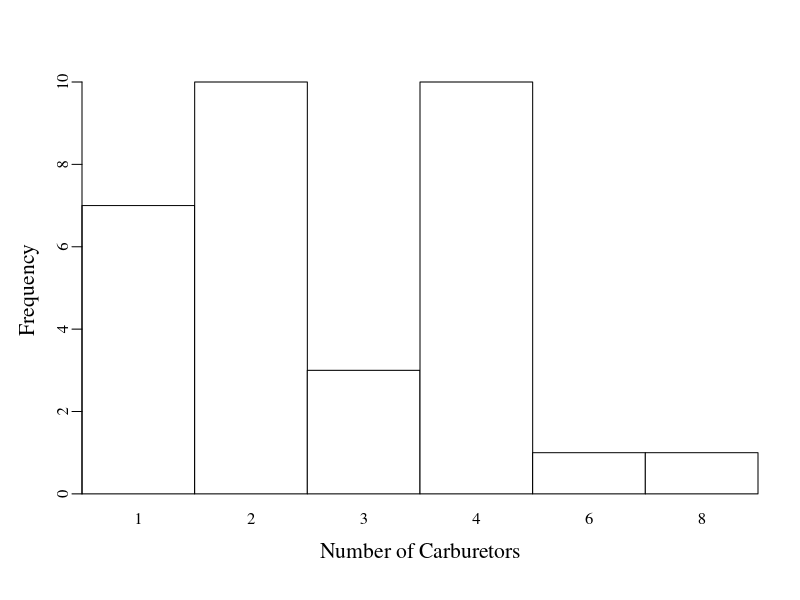
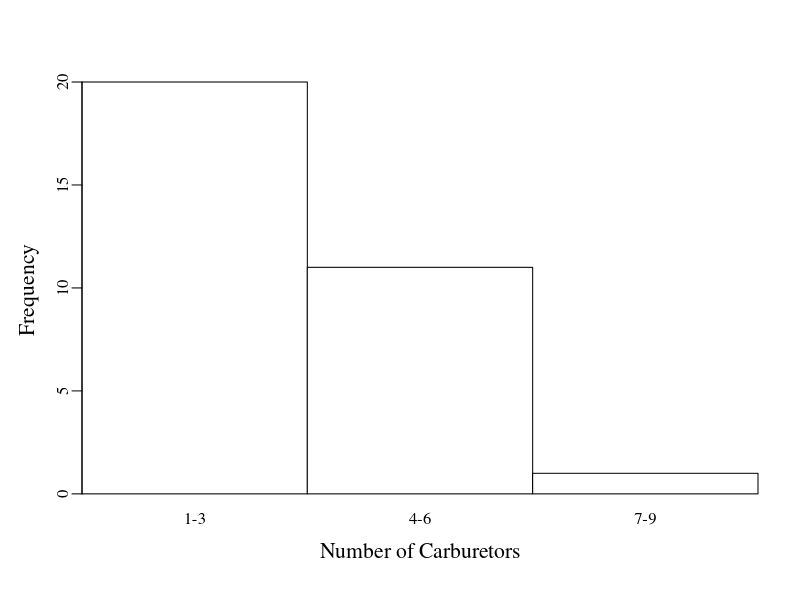
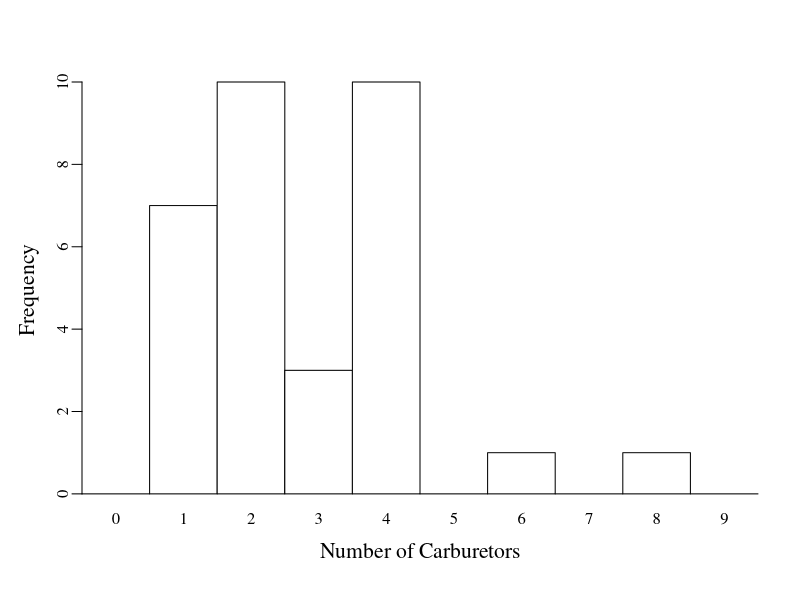
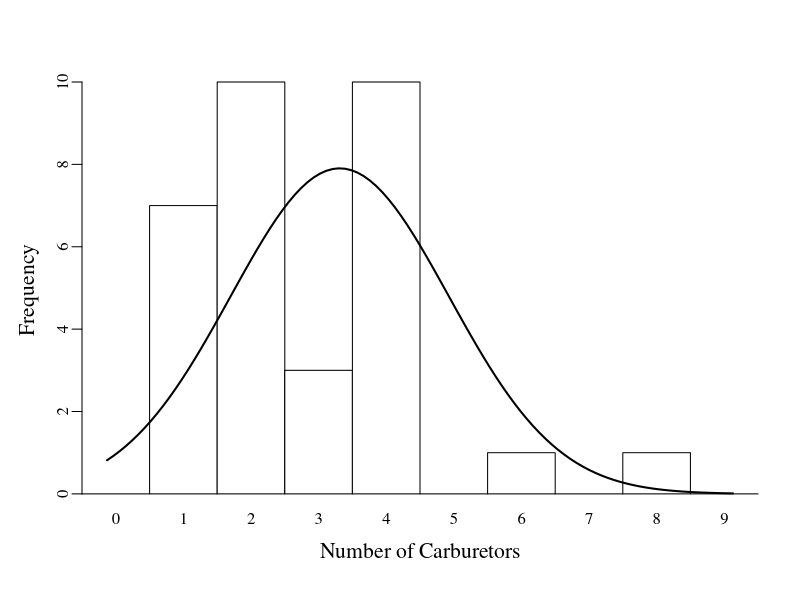

Write the R code that produced these figures, in order.
## ---- chunk 1
library(knitr)
## ---- chunk 2
# Create frequency table for carburetors 0–9, even though some of those numbers
# have zero fequency; i.e., there are no cars with 0 or 5 carburetors. This
# leaves all options open for making a frequency table.
carb = factor(mtcars$carb, levels = 0:9)

# This set of functions gives us the frequency for each level we just made and
# makes the table have the right format for our work.
freq = as.numeric(table(carb))

# This gives us the total number of engines measured.
freq_total = sum(freq)

# Relative frequency is the frequency of a certain value relative to the total.
rel_freq = freq / freq_total

# This function adds in sequence the frequencies we have measured; i.e., the
# number of engines with 0 carbs. plus those with 1, plus those with 2...
cumu_f = cumsum(freq)

# The converts the cumulative fequency to a percentage of the total.
cumu_pct = cumu_f / freq_total * 100

# Build the table. In the data.frame function you write the name of the column,
# then the equal sign, then what you want to go in that column.
tab = data.frame(
  Carburetors = 0:9, # Make a line in the table for each value
  f = freq,
  `Relative f` = round(rel_freq, 2), # Rounds to two decimal places
  `Cumulative f` = cumu_f,
  `Cumulative %` = round(cumu_pct),
  check.names = FALSE
)

# Add Total row
tab = rbind(tab, data.frame(
  Carburetors = "Total",
  f = freq_total,
  `Relative f` = "",
  `Cumulative f` = "",
  `Cumulative %` = "",
  check.names = FALSE
))

# Print the table
kable(tab, row.names = FALSE)
## ---- chunk 3
#Set a serifed font
par(family = "serif")

# This version of the variable carbs will give you no gaps in your histogram and
# only show you categories which are populated.
carbNoGaps = factor(carb)


# Create the histogram using the barplot function. This relies on the frequency
# table we just made.
bp = barplot(table(carbNoGaps),
            space = 0,         # Changes from a barplot to a Histogram
            col = "white",     # Leaves no bar fill for a minimalist printing
            ylab = "Frequency",
            xlab = "Number of Carburetors",
            cex.lab = 1.3,    # Sets the font of the axis labels to be larger
            main = "",        # Stops the default label from being printed
            cex.names = 1,    # Optional: size axis labels: 1 is no change.
            cex.axis = 1,     # Optional: size axis numbers.
            yaxs = 'i',       # Tightens the axis to the plot.
            xaxs = 'i',
            mgp = c(2.2, 0.5, 0)  # Changes the margins around the plot;
                                  # see par(); c(axis title, axis labels and axis line)
            
            )

#Restore default font
par(family = "")
## ---- chunk 4
# Set a serifed font
par(family = "serif")

# Bin the carburetor values into three groups: 1-3, 4-6, and 7-9
carbBinned = cut(mtcars$carb,
                  breaks = c(0, 3, 6, 9),
                  labels = c("1-3", "4-6", "7-9"))

# Create the barplot (now truly histogram-like with bins)
bp = barplot(table(carbBinned),
             space = 0,           # Changes from a barplot to a Histogram
             col = "white",       # Leaves no bar fill for a minimalist printing
             ylab = "Frequency",
             xlab = "Number of Carburetors",
             cex.lab = 1.3,       # Sets the font of the axis labels to be larger
             main = "",           # Stops the default label from being printed
             cex.names = 1,       # Optional: size axis labels: 1 is no change.
             cex.axis = 1,        # Optional: size axis numbers.
             yaxs = "i",          # Tightens the axis to the plot.
             xaxs = "i",
             mgp = c(2.2, 0.5, 0) # Changes the margins around the plot;
                                  # see par(); c(axis title, axis labels and axis line)
)

# Restore default font
par(family = "")
## ---- chunk 5
#| echo: false

#Set a serifed font
par(family = "serif")

# Create the barplot (histogram-like)
bp = barplot(table(carb),
            space = 0,         # Changes from a barplot to a Histogram
            col = "white",     # Leaves no bar fill for a minimalist printing
            ylab = "Frequency",
            xlab = "Number of Carburetors",
            cex.lab = 1.3,    # Sets the font of the axis labels to be larger
            main = "",        # Stops the default label from being printed
            cex.names = 1,    # Optional: size axis labels: 1 is no change.
            cex.axis = 1,     # Optional: size axis numbers.
            yaxs = 'i',       # Tightens the axis to the plot.
            xaxs = 'i',
            mgp = c(2.2, 0.5, 0)  # Changes the margins around the plot;
                                  # see par(); c(axis title, axis labels and axis line)
            
            )

#Restore default font
par(family = "")
## ---- chunk 6
#Set a serifed font
par(family = "serif")

# Create the barplot (histogram-like)
bp = barplot(table(carb),
            space = 0,         # Changes from a barplot to a Histogram
            col = "white",     # Leaves no bar fill for a minimalist printing
            ylab = "Frequency",
            xlab = "Number of Carburetors",
            cex.lab = 1.3,    # Sets the font of the axis labels to be larger
            main = "",        # Stops the default label from being printed
            cex.names = 1,    # Optional: size axis labels: 1 is no change.
            cex.axis = 1,     # Optional: size axis numbers.
            yaxs = 'i',       # Tightens the axis to the plot.
            xaxs = 'i',
            mgp = c(2.2, 0.5, 0)  # Changes the margins around the plot;
                                  # see par(); c(axis title, axis labels and axis line)
            
            )

### Superimpose a normal curve on the current plot.

# To draw on a plot, the computer needs numbers instead of factor levels  

CarbForPlot = as.numeric(carb)

# This function looks at your plot, gets all the x values and uses those to 
# draw the normal curve.
curve(dnorm(x,
            mean = mean(CarbForPlot),
            sd = sd(CarbForPlot)) * length(CarbForPlot),
      add = T,          # Says you can add the line to an existing plot
      col = "black",    # Line color
      lwd = 2)          # Line width


#Restore default font
par(family = "")
